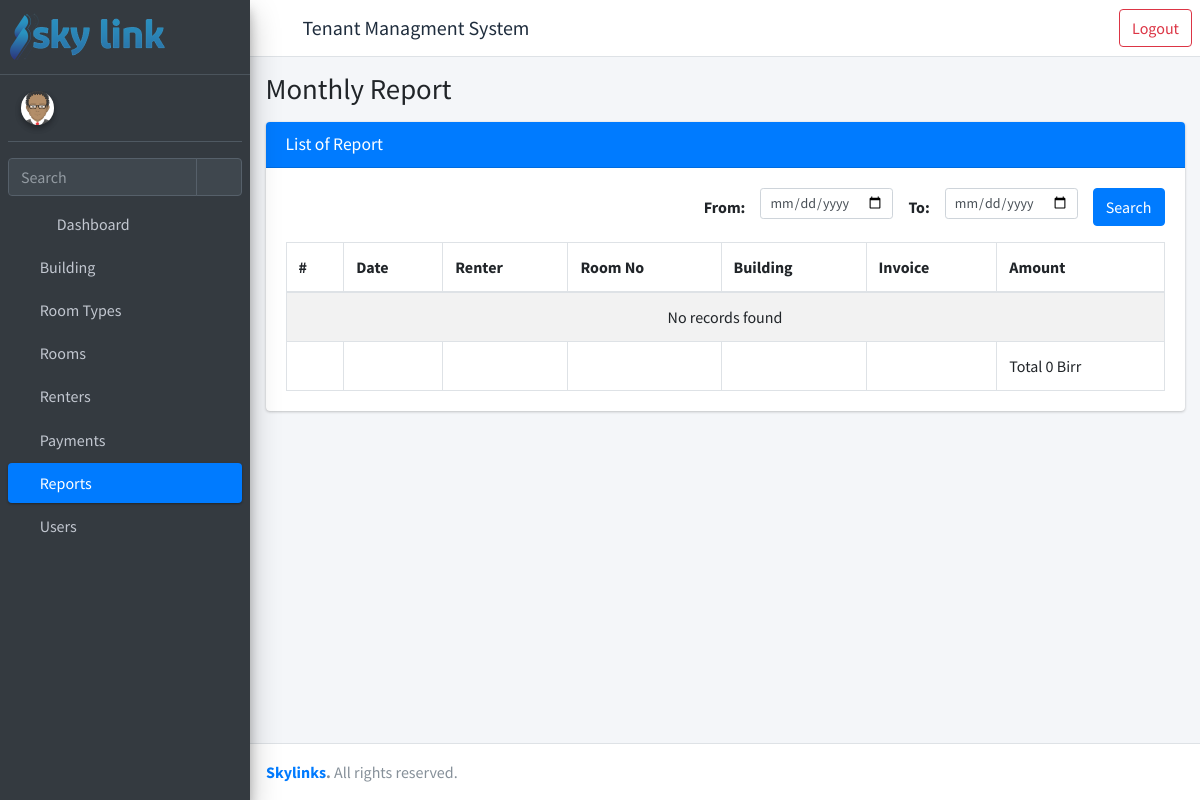
The page /building/1/list-report-monthly/ (signed in) on the database as committed earlier.
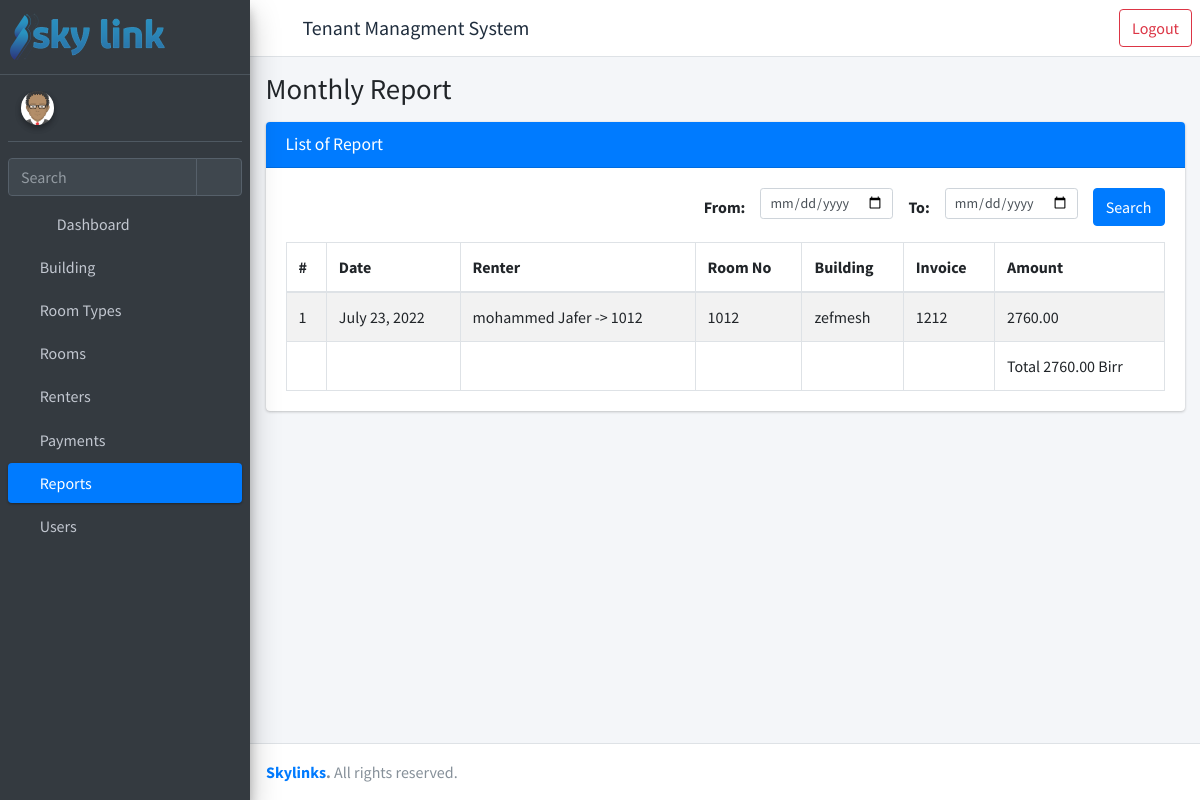
The same page on the database as committed later.
### rent/models.py (models this page shows, shortened)
class Payment(models.Model):
    renter = models.ForeignKey("rent.Renter", verbose_name=_(
        "Renter"), on_delete=models.PROTECT)
    paid_date = models.DateField(_("Paid Date"), auto_now_add=True)
    no_of_months = models.PositiveIntegerField(_("No Of Months"))
    amount = models.DecimalField(
        _("Rent Cost"), max_digits=10, decimal_places=2)
    invoice_no = models.CharField(_("Invoice No"), max_length=50)
    slip_no = models.CharField(_("Slip No"), max_length=50)
    payment_method = models.CharField(
        _("Payment Method"), max_length=50, choices=PAYMENT_METHOD_CHOICES)
    remark = models.TextField(_("Remark"), blank=True, default="No Remark.")
    vat = models.DecimalField(_("VAT Amount"), max_digits=10, decimal_places=2)
    penality = models.DecimalField(
        _("Penality Amount"), max_digits=10, decimal_places=2, null=True , blank=True)
    report = models.ForeignKey("rent.Report", verbose_name=_(
        "Reported to."), on_delete=models.PROTECT, blank=True)
    created_by = models.ForeignKey(settings.AUTH_USER_MODEL, verbose_name=_(
        "Created By"), on_delete=models.PROTECT, related_name="created_by_payment")
    created_date = models.DateTimeField(_("Created Date"), auto_now_add=True)
    updated_by = models.ForeignKey(settings.AUTH_USER_MODEL, verbose_name=_(
        "Updated By"), on_delete=models.PROTECT, related_name="updated_by_payment")
    updated_date = models.DateTimeField(_("Updated Date"), auto_now=True)
    @property
    def new_paid(self):
        return self.amount + self.vat + self.penality

class Renter(models.Model):
    first_name = models.CharField(_("First Name"), max_length=30)
    last_name = models.CharField(_("Last Name"), max_length=30)
    phone = models.IntegerField(_("Phone number"), )
    tin_no = models.IntegerField(_("Tin number"), )
    company_name = models.CharField(
        _("Company Name"), max_length=50,)
    deposited_amount = models.DecimalField(
        _("Deposited Amount"), max_digits=15, decimal_places=2, default=0)
    date_admitted = models.DateField(_("Date Admitted"), default=timezone.now)
    room = models.ForeignKey("rent.Room", verbose_name=_(
        "Room"), on_delete=models.PROTECT, related_name="rents")
    chat_id = models.IntegerField(_("Chat ID"),blank=True, null= True)
    license_img = models.ImageField(_("Company Licence"), upload_to="img/",null=True, blank=True)
    tin_img = models.ImageField(_("Tin Certificate"), upload_to="img/",null=True, blank=True)
    is_rented = models.BooleanField(_("Is Rented"), default=True)
    date_left = models.DateField(_("Date Field"), blank=True, null=True)
    created_by = models.ForeignKey(settings.AUTH_USER_MODEL, verbose_name=_(
        "Created By"), on_delete=models.PROTECT, related_name="created_by_renter")
    created_date = models.DateTimeField(_("Created Date"), auto_now_add=True)
    updated_by = models.ForeignKey(settings.AUTH_USER_MODEL, verbose_name=_(
        "Updated By"), on_delete=models.PROTECT, related_name="updated_by_renter")
    updated_date = models.DateTimeField(_("Updated Date"), auto_now=True)
    def full_name(self) -> str:
        return self.first_name + ' ' + self.last_name
    def __str__(self) -> str:
        return self.full_name() + f' -> {self.room}'

class Room(models.Model):
    building = models.ForeignKey("rent.Building", verbose_name=_(
        "Building"), on_delete=models.PROTECT)
    floor_no = models.PositiveIntegerField(_("Floor No."))
    room_type = models.ForeignKey("rent.RoomType", verbose_name=_(
        "Room Type"), on_delete=models.PROTECT)
    room_no = models.CharField(_("Room No."), max_length=10)
    width = models.DecimalField(
        _("Room Width"), max_digits=5, decimal_places=2, blank=True, null=True)
    length = models.DecimalField(
        _("Room Length"), max_digits=5, decimal_places=2, blank=True, null=True)
    area = models.DecimalField(_("Area"), max_digits=10, decimal_places=2)
    price_msq = models.DecimalField(
        _("Price per MSq"), max_digits=10, decimal_places=2)
    status = models.CharField(
        _("Status"), max_length=50, choices=STATUS_CHOICES, default="vacant")
    total_price = models.DecimalField(
        _("Total Price"), max_digits=10, decimal_places=2)
    room_img = models.ImageField(_("Room Image"), null=True, upload_to="img/", blank=True)
    is_active = models.BooleanField(default=True)
    created_by = models.ForeignKey(settings.AUTH_USER_MODEL, verbose_name=_(
        "Created By"), on_delete=models.PROTECT, related_name="created_by_room")
    created_date = models.DateTimeField(_("Created Date"), auto_now_add=True)
    updated_by = models.ForeignKey(settings.AUTH_USER_MODEL, verbose_name=_(
        "Updated By"), on_delete=models.PROTECT, related_name="updated_by_room")
    updated_date = models.DateTimeField(_("Updated Date"), auto_now=True)
    def __str__(self) -> str:
        return self.room_no

class Building(models.Model):
    name = models.CharField(_("Name"), max_length=100)
    address = models.CharField(_("Address"), max_length=150)
    img = models.ImageField(_("Building Image"), null= True, blank=True ,upload_to="img/")

### rent/views.py (the view)
@login_required
@permission_required(perm="rent.view_report", raise_exception=True)
def BuildingMonthlyReportListView(request, pk):
    if request.method == "POST":
        fromdate = request.POST.get("fromdate")
        todate = request.POST.get("todate")
        reports = Payment.objects.filter(
            paid_date__gte=fromdate,
            paid_date__lte=todate,
            renter__room__building__id=pk
        )
        total_penality = reports.aggregate(
            Sum('penality')).get("penality__sum")
        total_vat = reports.aggregate(Sum('vat')).get("vat__sum")
        total_amount = reports.aggregate(Sum('amount')).get("amount__sum")
        if total_penality is None:
            total = 0
        else:
            total = total_amount = total_penality + total_vat
        context = {
            "object_list": reports,
            "total": round(total, 2),
            "open": "report",
            "title": "Monthly Report",
            'obj_model': 'report',
            **permissions(request),
        }
        return render(request, "rent/list-monthly-report.html", context)
    else:
        reports = Payment.objects.filter(
            renter__room__building__id=pk
        )
        total_penality = reports.aggregate(
            Sum('penality')).get("penality__sum")
        total_vat = reports.aggregate(Sum('vat')).get("vat__sum")
        total_amount = reports.aggregate(Sum('amount')).get("amount__sum")
        if total_amount is None:
            total = 0
        else:
            total = total_amount + total_penality + total_vat
        context = {
            "object_list": reports,
            "total": round(total,2),
            "open": "report",
            "title": "Monthly Report",
            'obj_model': 'report',
            **permissions(request),
        }
    return render(request, "rent/list-monthly-report.html", context)

### templates/rent/list-monthly-report.html (shortened to what this page needs)
{% extends 'rent/homepage.html' %}
{% load static %}
{% block main_page %}
<div class="content">
    <div class="container-fluid">
        <div class="card">
            <div class="card-header bg-primary">
                <h3 class="card-title ">List of {{ obj_model.capitalize }}</h3>
            </div>
            <div class="card-body">
                <form class="row g-3 float-right" action="" method="post">
                <div class="col-auto">
                <label class="col-form-label"> From: </label>
                </div>
                <div class="col-auto">
                <input type="date" name="fromdate" class="form-control form-control-sm" required>
                </div>
                <div class="col-auto">
                <label class="col-form-label"> To:</label>
                </div>
                <div class="col-auto">
                <input type="date"  name="todate" class="form-control form-control-sm" required>
                </div>
                <div class="col-auto">
                <input type="submit" name="Search" class="btn btn-primary mb-3" value="Search">
                </div>
                </form>
                <table id="example1" class="table table-bordered table-striped" width="100%">
                    <thead>
                        <tr class="sorting sorting_desc">
                            <th>#</th>
                            <th>Date</th>
                            <th>Renter</th>
                            <th>Room No</th>
                            <th>Building</th>
                            <th>Invoice</th>
                            <th>Amount</th>
                        </tr>
                    </thead>
                    <tbody>
                        {% if object_list.count > 0 %}
                            {% for data in object_list %}
                                <tr>
                                    <td>{{ forloop.counter }}</td>
                                    <td>{{ data.paid_date }}</td>
                                    <td>{{ data.renter }}</td>
                                    <td>{{ data.renter.room }}</td>
                                    <td>{{ data.renter.room.building.name }}</td>
                                    <td>{{ data.invoice_no }}</td>
                                    <td>{{ data.new_paid }}</td>
                                </tr>
                            {% endfor %}
                            {% else %}
                            <tr>
                                <td colspan="7" class="dataTables_empty text-center" valign="top">No records found</td>
                            </tr>
                            {% endif %}
                            <tr >
                                <td> </td>
                                <td> </td>
                                <td> </td>
                                <td> </td>
                                <td> </td>
                                <td> </td>
                                {% if total != None %}
                                    <td valign="top" >Total {{ total }} Birr</td>
                                {% else %}
                                    <td>No Payments this month</td>
                                {% endif %}
                            </tr>
                    </tbody>
                </table>
            </div>
        </div>
    </div>
</div>
{% endblock main_page %}
{% load static %}

Rows that differ between the two databases and show on the page:
added Payment: paid_date "July 23, 2022", renter "mohammed Jafer -> 1012", renter.room "1012", renter.room.building.name "zefmesh", invoice_no "1212", new_paid "2760.00"
Other text that changed with them:
{{ total }}: "0" → "2760.00"
text no longer shown: "No records found"
